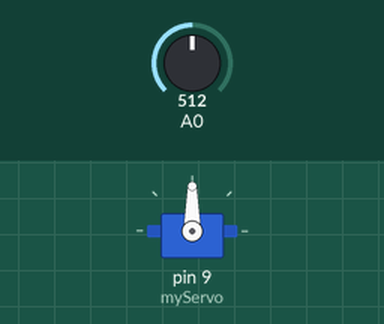
Simulated run of this sketch. Board: Arduino Uno, built with avr-gcc and run on an emulated ATmega328P. Parts: servo. The test bench sets the inputs (shaded band); at power-on: A0 = 512.

Above: at 1.2 s.
1.3 s: A0 set to 716
At 2.1 s:
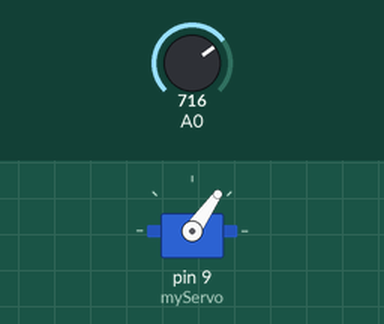
2.8 s: A0 set to 900
At 3.2 s:
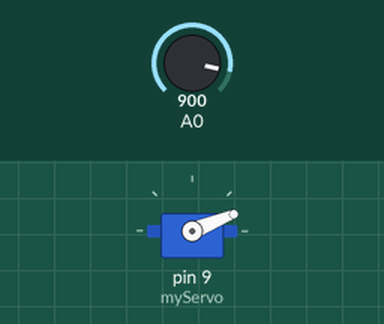
4.3 s: A0 set to 1023
At 5.5 s:
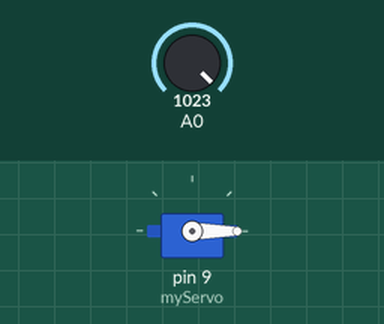
5.8 s: A0 set to 306
At 6.7 s:
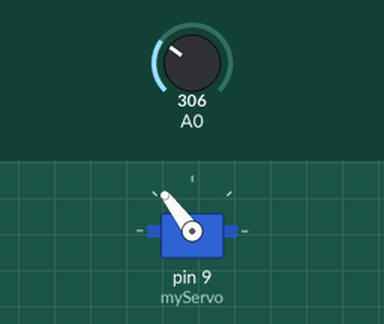
7.3 s: A0 set to 122
At 7.8 s:
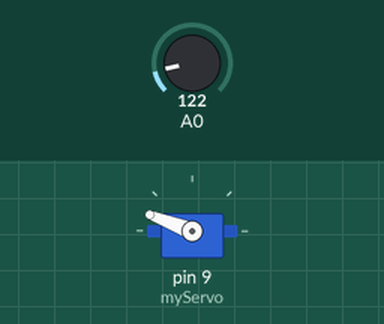
Timing chart, 0 to 9.8 s (numbered marks = the images above; inputs shaded):
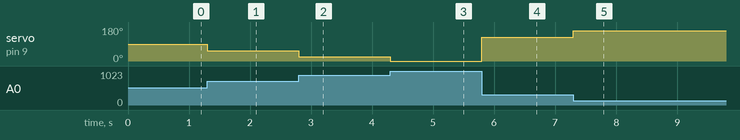

The sketch:

bonus1.ino
```cpp
#include <Arduino.h>

#include <Servo.h>

Servo myServo;

void setup()
{
    myServo.attach(9);
}

void loop()
{
    int lightness = analogRead(A0);
    int angle = map(lightness, 0, 1023, 180, 0);

    myServo.write(angle);
}
/*Вместо потаниометра мы принимаем значение с фоторезистрора. При помощи функции `map()` определяем необходимый угол. Чем темнее, тем больше угол и наоборот.*/
// https://drive.google.com/file/d/1q9hy2wv88vCGXhjNaXuIuq_w7BisJ-Gm/view?usp=drive_link
```

Measured:
- after the input at 1.3 s, servo on pin 9 (myServo): 90° → 55° at once
- after the input at 2.8 s, servo on pin 9 (myServo): 55° → 22° at once
- after the input at 4.3 s, servo on pin 9 (myServo): 22° → 0° at once
- after the input at 5.8 s, servo on pin 9 (myServo): 0° → 127° at once
- after the input at 7.3 s, servo on pin 9 (myServo): 127° → 159° at once
